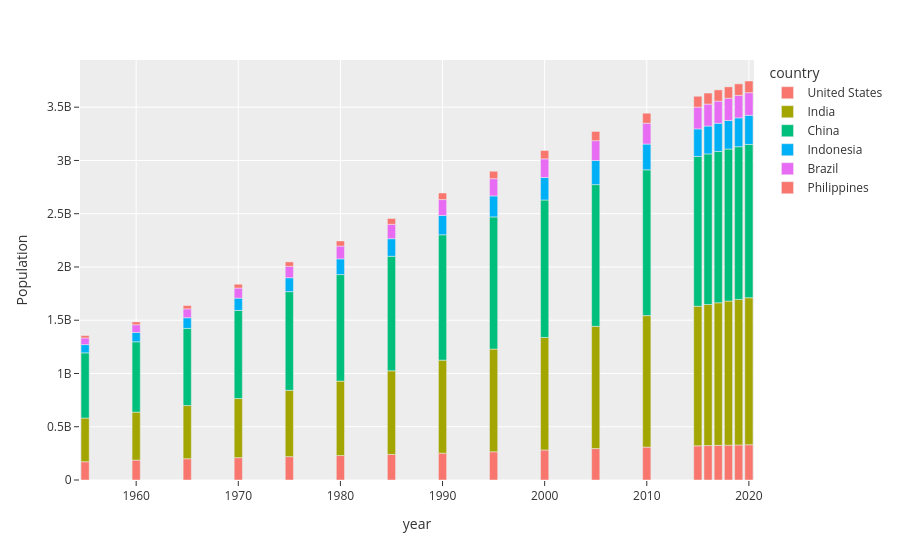

Here is the notebook cell this chart was saved with:
### Markdown cell above
# Barplot

### Code cell
fig = px.bar(
    df_pivot,  
    template='ggplot2',
    labels={'value': 'Population'}
)
fig.show()

### Figure 1 — Plotly figure (JSON) as saved in the notebook; plotly's stock layout.template omitted (floating-point values rounded to 4 significant figures)
{"data": [{"hovertemplate": "country=United States<br>year=%{x}<br>Population=%{y}<extra></extra>", "legendgroup": "United States", "marker": {"color": "#F8766D", "pattern": {"shape": ""}}, "name": "United States", "orientation": "v", "showlegend": true, "textposition": "auto", "type": "bar", "x": [1955.0, 1960.0, 1965.0, 1970.0, 1975.0, 1980.0, 1985.0, 1990.0, 1995.0, 2000.0, 2005.0, 2010.0, 2015.0, 2016.0, 2017.0, 2018.0, 2019.0, 2020.0], "xaxis": "x", "y": [171700000.0, 186700000.0, 199700000.0, 209500000.0, 219100000.0, 229500000.0, 240500000.0, 252100000.0, 265200000.0, 281700000.0, 295000000.0, 309000000.0, 320900000.0, 323000000.0, 325100000.0, 327100000.0, 329100000.0, 331000000.0], "yaxis": "y"}, {"hovertemplate": "country=India<br>year=%{x}<br>Population=%{y}<extra></extra>", "legendgroup": "India", "marker": {"color": "#A3A500", "pattern": {"shape": ""}}, "name": "India", "orientation": "v", "showlegend": true, "textposition": "auto", "type": "bar", "x": [1955.0, 1960.0, 1965.0, 1970.0, 1975.0, 1980.0, 1985.0, 1990.0, 1995.0, 2000.0, 2005.0, 2010.0, 2015.0, 2016.0, 2017.0, 2018.0, 2019.0, 2020.0], "xaxis": "x", "y": [409900000.0, 450500000.0, 499100000.0, 555200000.0, 623100000.0, 699000000.0, 784400000.0, 873300000.0, 963900000.0, 1057000000.0, 1148000000.0, 1234000000.0, 1310000000.0, 1325000000.0, 1339000000.0, 1353000000.0, 1366000000.0, 1380000000.0], "yaxis": "y"}, {"hovertemplate": "country=China<br>year=%{x}<br>Population=%{y}<extra></extra>", "legendgroup": "China", "marker": {"color": "#00BF7D", "pattern": {"shape": ""}}, "name": "China", "orientation": "v", "showlegend": true, "textposition": "auto", "type": "bar", "x": [1955.0, 1960.0, 1965.0, 1970.0, 1975.0, 1980.0, 1985.0, 1990.0, 1995.0, 2000.0, 2005.0, 2010.0, 2015.0, 2016.0, 2017.0, 2018.0, 2019.0, 2020.0], "xaxis": "x", "y": [612200000.0, 660400000.0, 724200000.0, 827600000.0, 926200000.0, 1000000000.0, 1076000000.0, 1177000000.0, 1241000000.0, 1291000000.0, 1331000000.0, 1369000000.0, 1407000000.0, 1414000000.0, 1421000000.0, 1428000000.0, 1434000000.0, 1439000000.0], "yaxis": "y"}, {"hovertemplate": "country=Indonesia<br>year=%{x}<br>Population=%{y}<extra></extra>", "legendgroup": "Indonesia", "marker": {"color": "#00B0F6", "pattern": {"shape": ""}}, "name": "Indonesia", "orientation": "v", "showlegend": true, "textposition": "auto", "type": "bar", "x": [1955.0, 1960.0, 1965.0, 1970.0, 1975.0, 1980.0, 1985.0, 1990.0, 1995.0, 2000.0, 2005.0, 2010.0, 2015.0, 2016.0, 2017.0, 2018.0, 2019.0, 2020.0], "xaxis": "x", "y": [77270000.0, 87750000.0, 100300000.0, 114800000.0, 130700000.0, 147400000.0, 165000000.0, 181400000.0, 196900000.0, 211500000.0, 226300000.0, 241800000.0, 258400000.0, 261600000.0, 264700000.0, 267700000.0, 270600000.0, 273500000.0], "yaxis": "y"}, {"hovertemplate": "country=Brazil<br>year=%{x}<br>Population=%{y}<extra></extra>", "legendgroup": "Brazil", "marker": {"color": "#E76BF3", "pattern": {"shape": ""}}, "name": "Brazil", "orientation": "v", "showlegend": true, "textposition": "auto", "type": "bar", "x": [1955.0, 1960.0, 1965.0, 1970.0, 1975.0, 1980.0, 1985.0, 1990.0, 1995.0, 2000.0, 2005.0, 2010.0, 2015.0, 2016.0, 2017.0, 2018.0, 2019.0, 2020.0], "xaxis": "x", "y": [62530000.0, 72180000.0, 83370000.0, 95110000.0, 107200000.0, 120700000.0, 135300000.0, 149000000.0, 162000000.0, 174800000.0, 186100000.0, 195700000.0, 204500000.0, 206200000.0, 207800000.0, 209500000.0, 211000000.0, 212600000.0], "yaxis": "y"}, {"hovertemplate": "country=Philippines<br>year=%{x}<br>Population=%{y}<extra></extra>", "legendgroup": "Philippines", "marker": {"color": "#F8766D", "pattern": {"shape": ""}}, "name": "Philippines", "orientation": "v", "showlegend": true, "textposition": "auto", "type": "bar", "x": [1955.0, 1960.0, 1965.0, 1970.0, 1975.0, 1980.0, 1985.0, 1990.0, 1995.0, 2000.0, 2005.0, 2010.0, 2015.0, 2016.0, 2017.0, 2018.0, 2019.0, 2020.0], "xaxis": "x", "y": [22180000.0, 26270000.0, 30910000.0, 35800000.0, 41290000.0, 47360000.0, 54280000.0, 61900000.0, 69780000.0, 77990000.0, 86330000.0, 93970000.0, 102100000.0, 103700000.0, 105200000.0, 106700000.0, 108100000.0, 109600000.0], "yaxis": "y"}], "layout": {"barmode": "relative", "legend": {"title": {"text": "country"}, "tracegroupgap": 0}, "margin": {"t": 60}, "xaxis": {"anchor": "y", "domain": [0, 1], "title": {"text": "year"}}, "yaxis": {"anchor": "x", "domain": [0, 1], "title": {"text": "Population"}}}}
